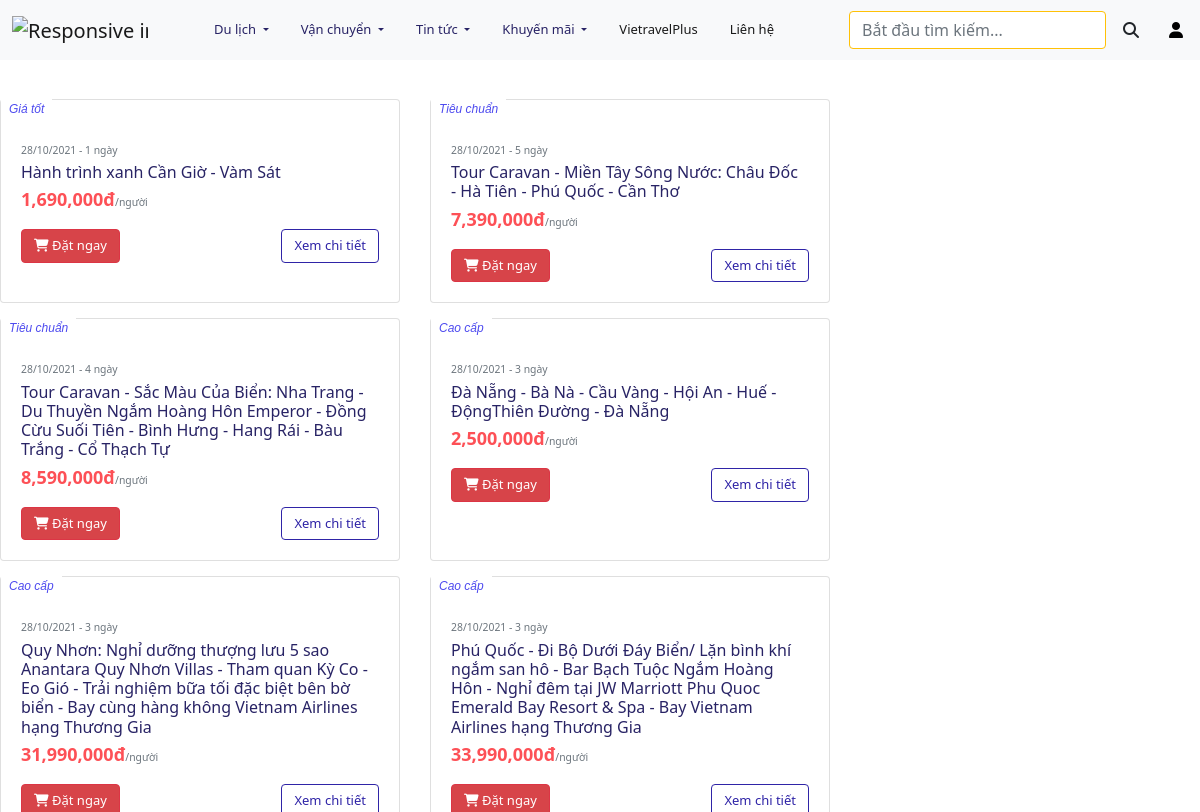
Before: /listtour.php (upper part) with the older database file.
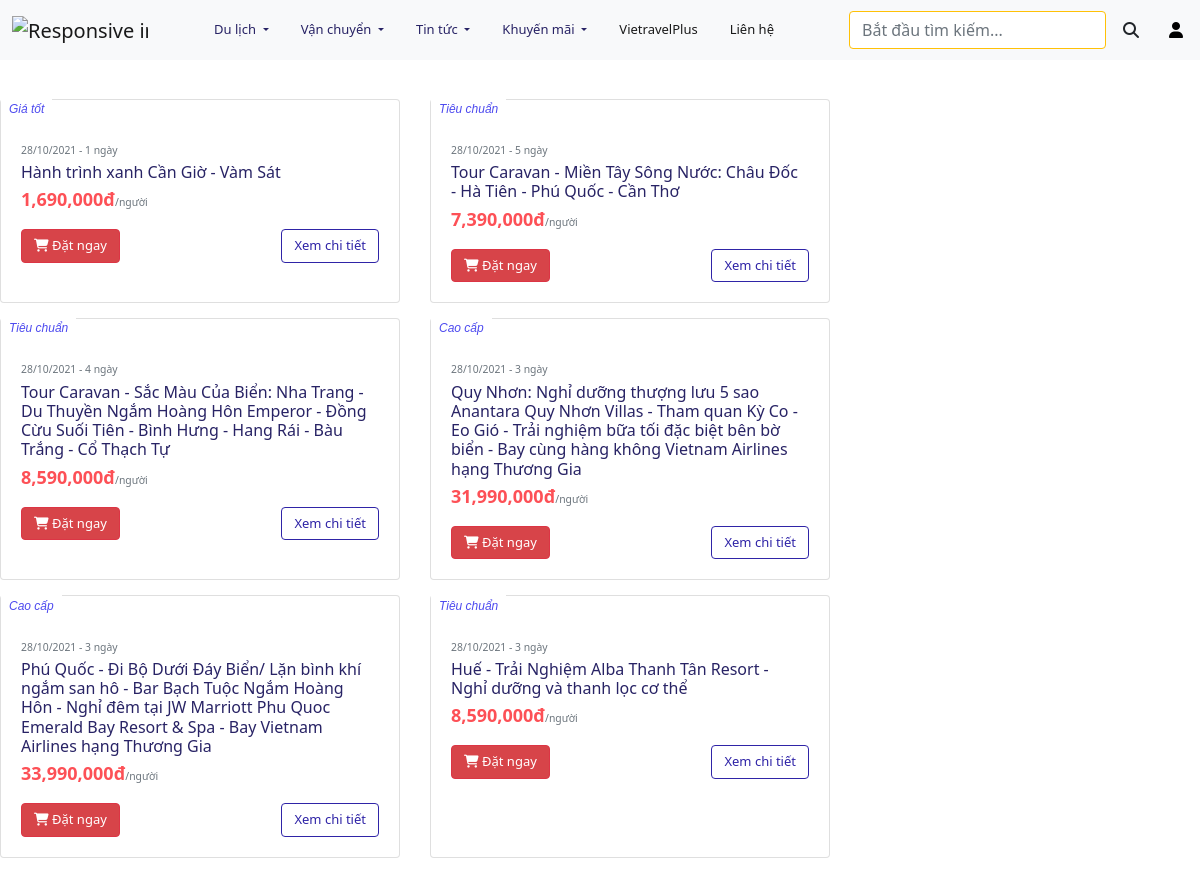
After: the same page with the newer database file.
### tables this page shows
CREATE TABLE `tours` (
  `tour_id` int(11) NOT NULL,
  `tour_name` varchar(255) NOT NULL,
  `description` varchar(5000) DEFAULT NULL,
  `places` varchar(500) NOT NULL,
  `day_count` int(11) NOT NULL,
  `res_id` int(11) DEFAULT NULL,
  `hotel_id` int(11) DEFAULT NULL,
  `price_per_person` int(11) NOT NULL,
  `image_1` varchar(255) NOT NULL,
  `image_2` varchar(255) NOT NULL,
  `image_3` varchar(255) NOT NULL,
  `image_4` varchar(255) NOT NULL,
  `city_id` int(11) NOT NULL,
  `tour_guide_id` int(11) DEFAULT NULL,
  `tour_type_id` int(10) NOT NULL,
  `tour_rank_id` int(10) NOT NULL,
  `travel_schedule` text DEFAULT NULL,
  `max` int(11) NOT NULL DEFAULT 6
);

CREATE TABLE `ranks` (
  `rank_id` int(10) NOT NULL,
  `rank_name` varchar(55) NOT NULL,
  `description` varchar(255) NOT NULL
);

### config/database-function.php (called while the page is built, shortened)
<?php
    require_once('database-connection.php');
    function simpleQuery($sql, bool $isGet = true, $params = []){
        global $conn;
        $stmt = $conn -> prepare($sql);
        $stmt -> execute();
        if($isGet){
            $record = $stmt -> get_result() -> fetch_all(MYSQLI_ASSOC);
            return $record;
        }else{
            return $stmt;
        }
    }
?>

### listtour.php (the view, shortened to what this page needs)
<?php
include("./templates/header.php");
if (isset($_GET['tour_type'])) {
    $tour = $_GET['tour_type'];
    $sql = "select count(tours.tour_id) as count,tours.tour_type_id, tours.tour_id, tours.tour_name,
    tours.price_per_person, tours.day_count, cities.city_name, tours.image_1,
    ranks.rank_name from tours, cities, ranks
    where tours.tour_type_id = $tour and  tours.city_id = cities.city_id
    and tours.tour_rank_id = ranks.rank_id group by tours.tour_id ORDER BY count DESC";
} else {
    $sql = "select * from tours, cities, ranks
    where tours.city_id = cities.city_id
    and tours.tour_rank_id = ranks.rank_id";
}
?>
<main>
    <div class="mr-auto ml-auto" style="max-width: 1300px">
        <br>
        <br>
        <div class="card-deck">
            <?php
            $tour = simpleQuery($sql);
            foreach ($tour as $t) {
                $price = $t["price_per_person"];
                $price = number_format($price, 0, "", ",");
                echo '
                <div class="card uu-dai taks">
                <div class="h-card-container">
                    <a href="more_info.php?tour_id=' . $t["tour_id"] . '">
                    <img src="' . $t["image_1"] . '" class="card-img-top h-latest-tour-image" alt="...">
                    </a>
                    <div class="h-card-rank">' . $t["rank_name"] . '</div>
                </div>
                <div class="card-body">
                    <p class="card-text mb-1"><small class="text-muted">28/10/2021 - ' . $t["day_count"] . ' ngày</small></p>
                    <a href="#"><h5 class="card-title pr-2 mb-1" style="color: #282365; font-size: medium;">' . $t["tour_name"] . '</h5></a>
                    <p class="card-text"><b style="font-size: large; color:#FD5056;">' . $price . 'đ</b><small class="text-muted">/người</small></p>
                    <a href="booking.php?tour_id=' . $t["tour_id"] . '" class="btn btn-danger" style="font-size: small; background-color: #D74449;"><i
                        class="fas fa-shopping-cart"></i>&#160;Đặt ngay</a>
                    <a href="more_info.php?tour_id=' . $t["tour_id"] . '" class="btn btn-light" style="font-size: small; background-color: #ffffff; float: right; border: 1px solid #2f24a7; color: #2f24a7;">Xem chi tiết</a>
                </div>
                </div>
            ';
            }
            ?>
        </div>
    </div>
</main>
<?php
include("./templates/footer.php");
?>

Changed rows visible on the page:
removed tours: tour_rank.rank_name "Cao cấp", day_count "3", tour_name "Đà Nẵng - Bà Nà - Cầu Vàng - Hội An - Huế - ĐộngThiên Đường - Đà Nẵng", price_per_person "2,500,000"
now on this page (row edited): tours: tour_rank.rank_name "Tiêu chuẩn", day_count "3", tour_name "Huế - Trải Nghiệm Alba Thanh Tân Resort - Nghỉ dưỡng và thanh lọc cơ thể", price_per_person "8,590,000"
